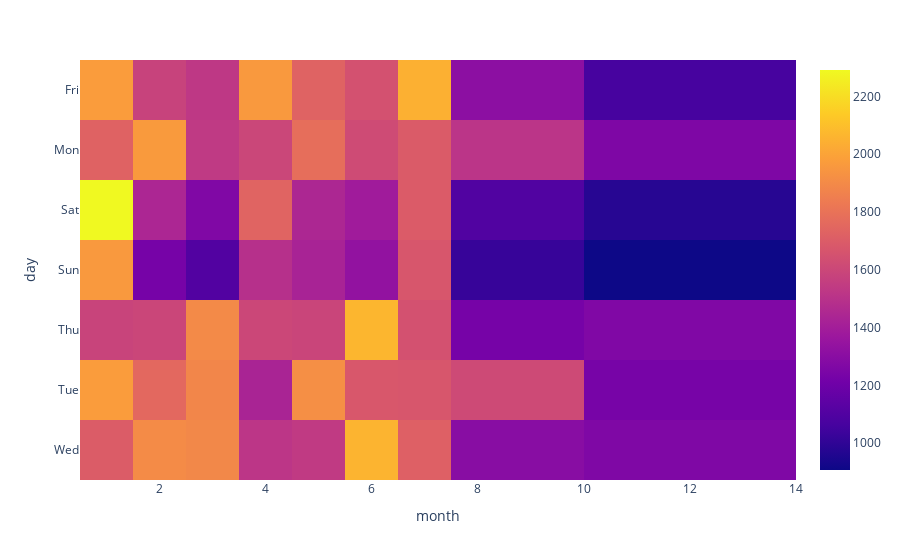

Notebook code for this chart:
### Code cell
fig = px.imshow(day_month)
fig.show()

### Figure 1 — Plotly figure (JSON) as saved in the notebook; plotly's stock layout.template omitted (floating-point values rounded to 4 significant figures)
{"data": [{"coloraxis": "coloraxis", "hovertemplate": "month: %{x}<br>day: %{y}<br>color: %{z}<extra></extra>", "name": "0", "type": "heatmap", "x": [1, 2, 3, 4, 5, 6, 7, 8, 12], "xaxis": "x", "y": ["Fri", "Mon", "Sat", "Sun", "Thu", "Tue", "Wed"], "yaxis": "y", "z": [[1970, 1581, 1525, 1958, 1730, 1649, 2045, 1310, 1065], [1727, 1964, 1535, 1598, 1779, 1617, 1692, 1511, 1257], [2291, 1441, 1266, 1734, 1444, 1388, 1695, 1099, 978], [1960, 1229, 1102, 1488, 1424, 1333, 1672, 1021, 907], [1584, 1596, 1900, 1601, 1590, 2065, 1646, 1230, 1266], [1973, 1753, 1884, 1430, 1918, 1676, 1670, 1612, 1234], [1700, 1903, 1889, 1517, 1538, 2058, 1717, 1295, 1262]]}], "layout": {"coloraxis": {"colorscale": [[0, "#0d0887"], [0.1111, "#46039f"], [0.2222, "#7201a8"], [0.3333, "#9c179e"], [0.4444, "#bd3786"], [0.5556, "#d8576b"], [0.6667, "#ed7953"], [0.7778, "#fb9f3a"], [0.8889, "#fdca26"], [1, "#f0f921"]]}, "margin": {"t": 60}, "xaxis": {"anchor": "y", "constrain": "domain", "domain": [0, 1], "scaleanchor": "y", "title": {"text": "month"}}, "yaxis": {"anchor": "x", "autorange": "reversed", "constrain": "domain", "domain": [0, 1], "title": {"text": "day"}}}}
